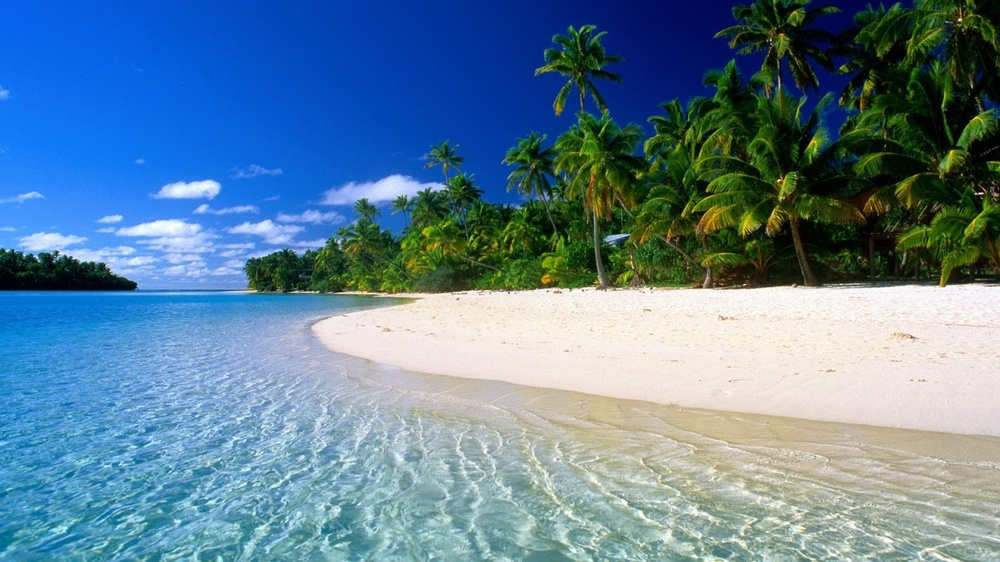
#> input picture assets/Imagens/beach_tropical_1920x1080.jpg, 1000 x 562 px, shrunk from 1600 x 900 before the run
$ python -i imagen.py   (imports and definitions only)
#> lines starting #> are read from the running program, lines starting #| are printed output that depends on the picture; after the words box and inside, x2 and y2 are one past the last pixel; in counts of white or black regions, pixels touching at a corner belong together
import cv2 as openCv
import numpy
from pathlib import Path
import os
from .InvalidFormatImage import InvalidFormatImage
from .saveImageError import SaveImageError

class Image:
    def __init__(self, image_path):

        # Verifica se o formato da imagem é adequado
        if not self.validationFormat(image_path):
            raise InvalidFormatImage("A imagem deve ser .jpg ou .png")

        # Faz a leitura da imagem
        data = openCv.imread(str(image_path))
#> data is the input picture: shape (562, 1000, 3); mean B, G, R 152.5, 129, 95.2

        # Verifica se foi possivel carregar a imagem
        if data is None:
            raise FileNotFoundError("Não foi possivel carregar a imagem!")
        else:
            self.imagem_data = numpy.array(data) # Converte para um numpy array

        # Nome da imagem
        self.nameImage = os.path.basename(image_path)
        self.BASEPAHT = Path(__file__).parent.parent.parent / "assets" / "Imagens" # Local para salvar os resultados dos filtros

    # [11 lines left out: function imageGrayScale, not called in this run]

    def _imageGrayScale(self):
        """Retorna o numpy array da imagem em escala de cinza"""
        grayImage = openCv.cvtColor(self.imagem_data, openCv.COLOR_BGR2GRAY) # Converte a imagem pra escala de cinza
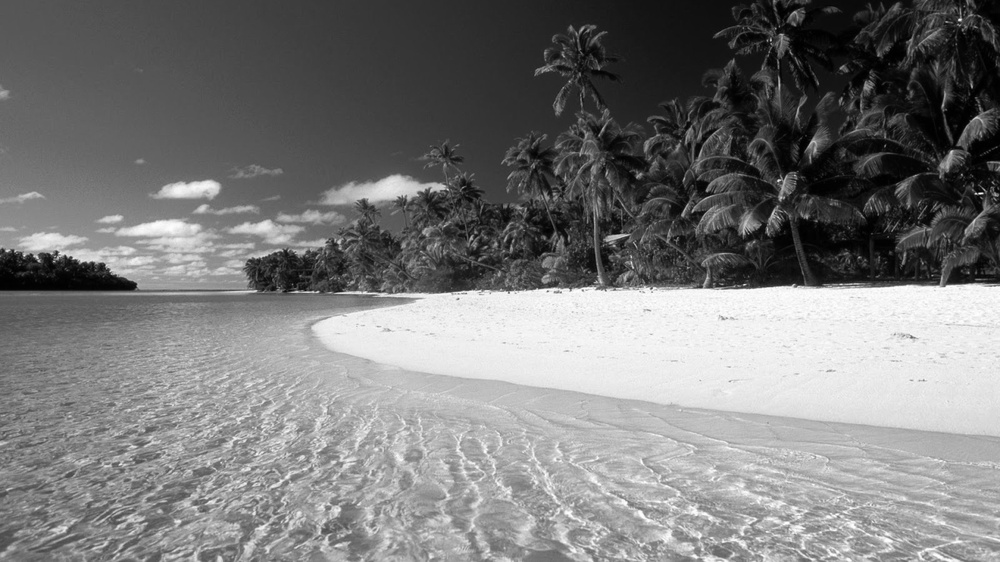
#> grayImage: shape (562, 1000); min 0, max 255, mean 121.6

        return numpy.array(grayImage)

    # [28 lines left out: functions binaryImage, negativeImage, not called in this run]

    def cartoonImage(self):
        """
        Aplica filtro cartoon na imagem e salva o resultado.
        Returns:
            str: local onde foi salvo o resultado.
        """

        gray_image = self._imageGrayScale()

        edges = openCv.adaptiveThreshold(
            gray_image,
            255,
            openCv.ADAPTIVE_THRESH_MEAN_C,
            openCv.THRESH_BINARY,
            9,
            9
        )
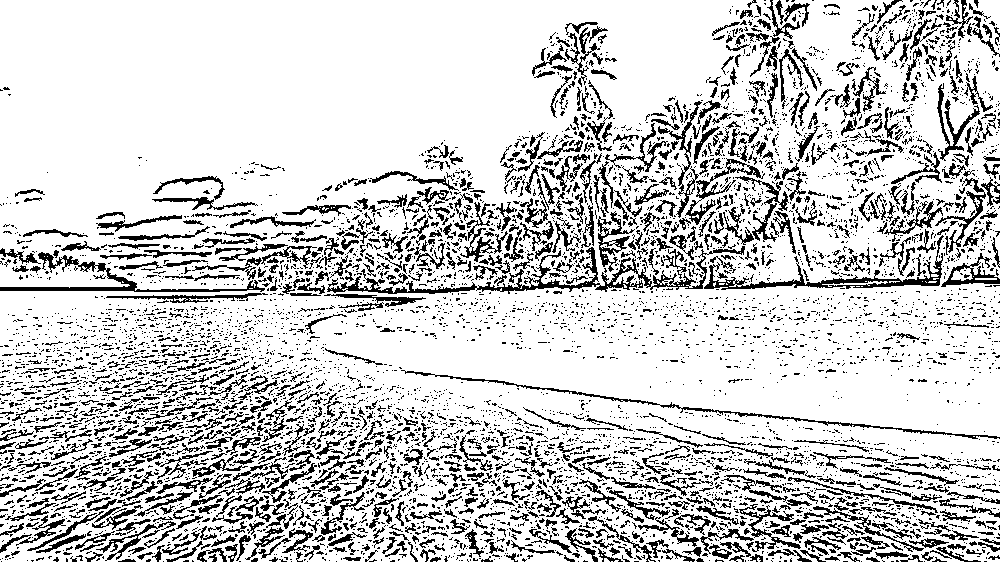
#> edges: shape (562, 1000); 80.6% white; black in thin lines or dots

        color = openCv.bilateralFilter(self.imagem_data, 9, 200, 200)

        cartoon = openCv.bitwise_and(color, color, mask = edges)
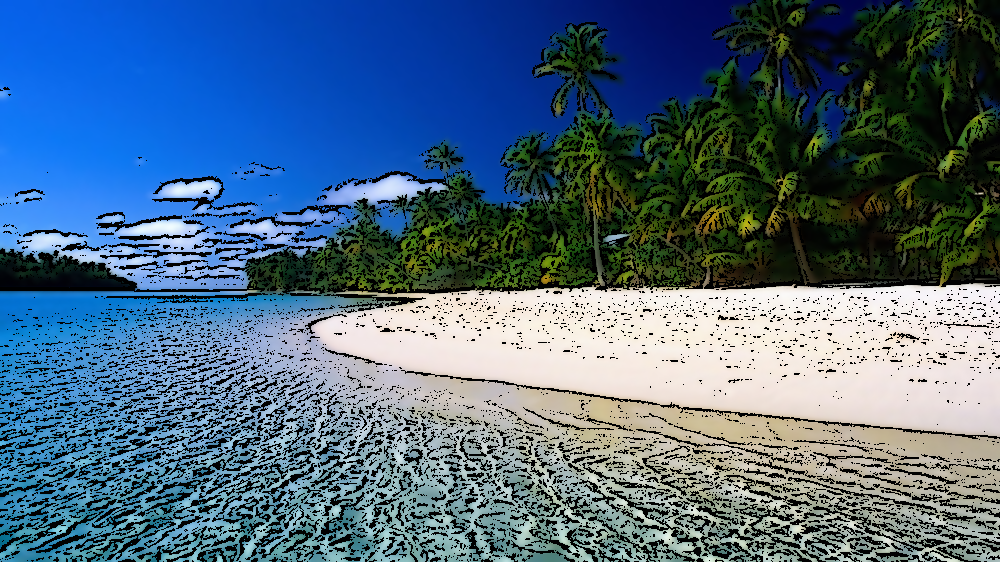
#> cartoon: shape (562, 1000, 3); mean B, G, R 129.4, 105.5, 77.6

        return self.saveImage(cartoon, "cartoon")

    # [28 lines left out: functions contourImage, blurredImage, not called in this run]

    def validationFormat(self, path_image: str):
        """
        Verifica o formato da imagem e retorna se é um formato valido
        Args:
            path_image (str): caminho da imagem que deve ser validada.

        Returns:
            bool: valor booleano que indica se a imagem é valida
        """

        extension = str(path_image).split(".")[-1]

        return (extension == "jpg" or extension == "png")

    def saveImage(self, image, filter: str):
        """
        Salva imagem no diretório padrão assets/Imagens.
        Args:
            image (numpy array): Matriz que representa a imagem.
            filter (str): filtro aplicado sobre a imagem.

        Raises:
            SaveImageError: Erro ao salvar imagem.

        Returns:
            str: Caminho onde a imagem foi salva.
        """

        imageName = f"{filter}_{self.nameImage}"
        savePath = str(self.BASEPAHT / imageName)

        if openCv.imwrite(savePath, image):
            return f"Imagem salva em: {savePath}"
        else:
            raise SaveImageError("Não foi possivel salvar a imagem!")


# [7 lines of commented-out code are left out]

>>> result = Image('../../assets/Imagens/beach_tropical_1920x1080.jpg').cartoonImage()

$ run again, on assets/Imagens/cartoon_image.jpg
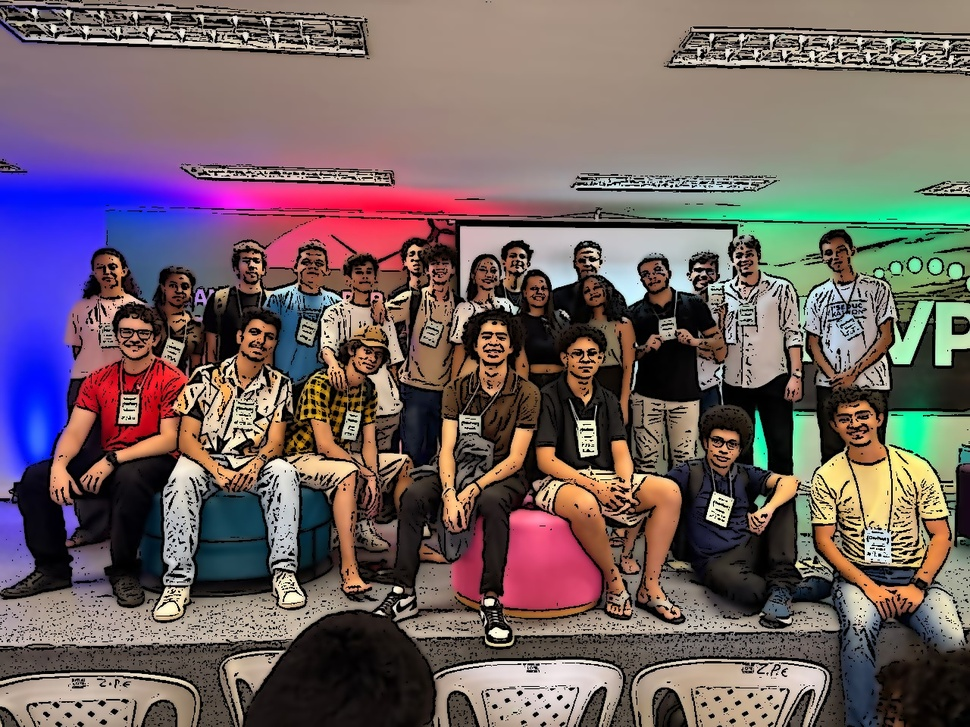
#> input picture assets/Imagens/cartoon_image.jpg, 970 x 727 px, shrunk from 1280 x 960 before the run
#> in __init__, data is the input picture: shape (727, 970, 3); mean B, G, R 99.2, 97.4, 112.7
#> in cartoonImage, `edges = openCv.adaptiveThreshold( gray_image, 255, openCv.ADAPTIVE_THR..`:
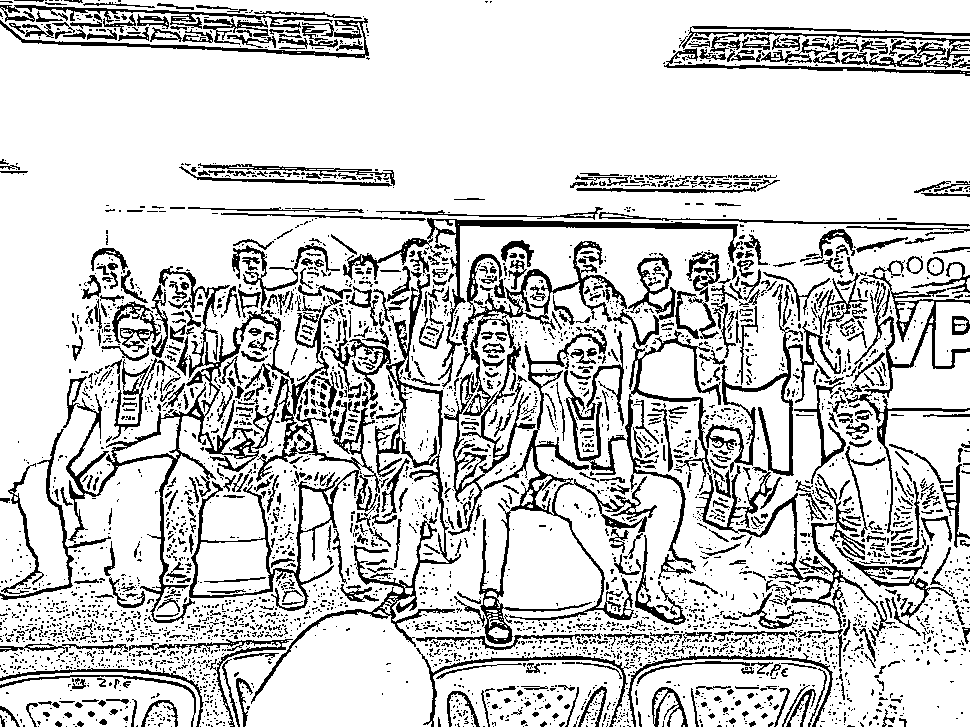
#> edges: shape (727, 970); 81.3% white; black in thin lines or dots
#> in cartoonImage, `cartoon = openCv.bitwise_and(color, color, mask = edges)`:
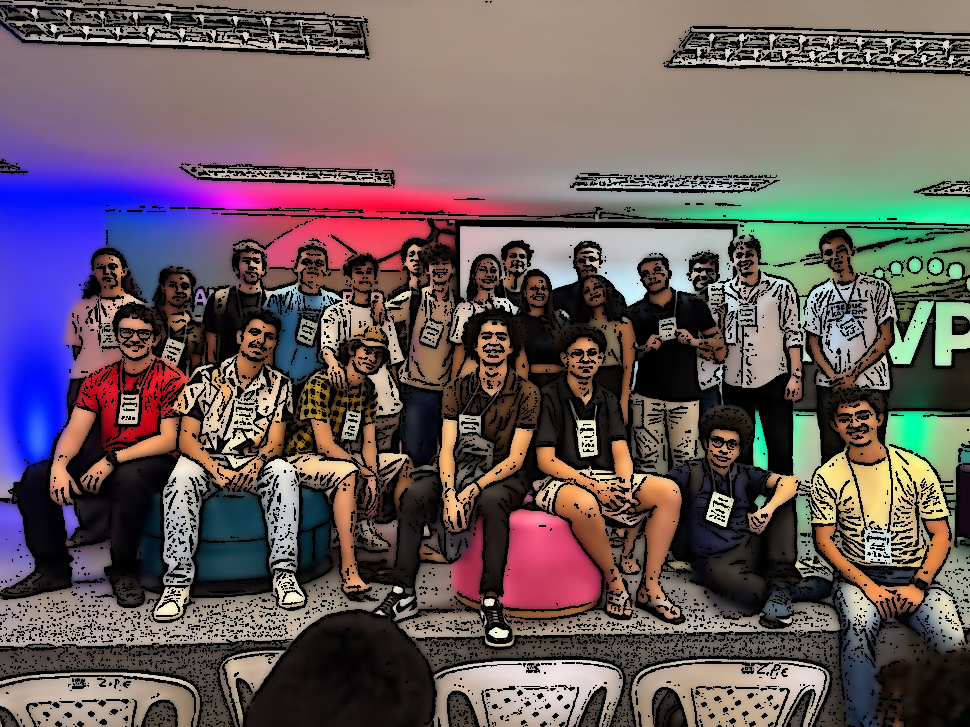
#> cartoon: shape (727, 970, 3); mean B, G, R 91.9, 89.3, 102.7

$ run again, on assets/Imagens/image.jpg
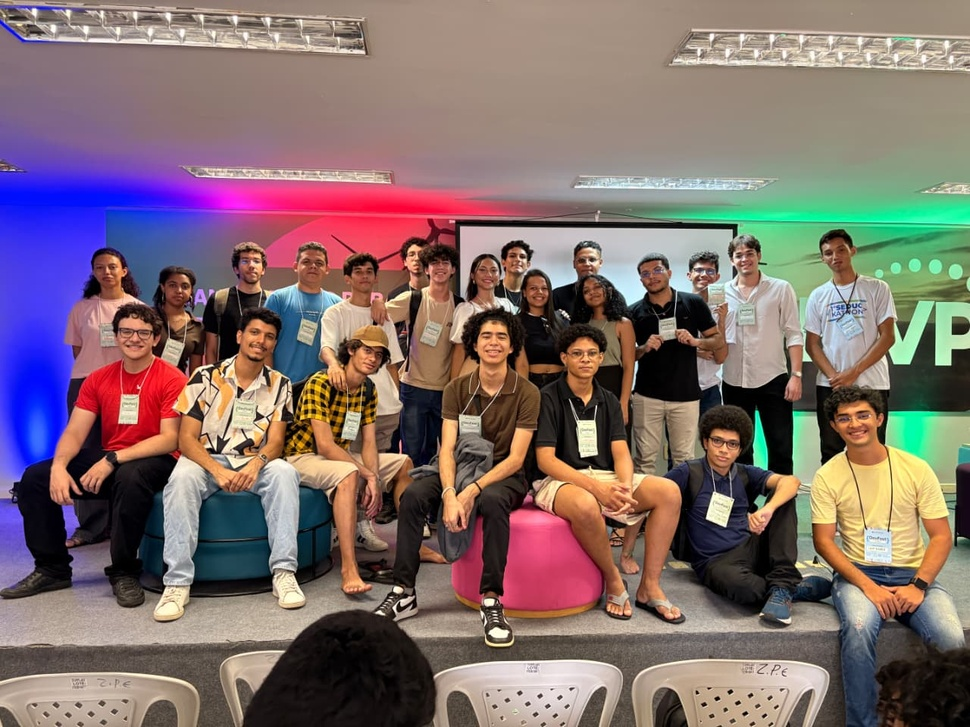
#> input picture assets/Imagens/image.jpg, 970 x 727 px, shrunk from 1280 x 960 before the run
#> in __init__, data is the input picture: shape (727, 970, 3); mean B, G, R 109.5, 110.1, 128.7
#> in cartoonImage, `edges = openCv.adaptiveThreshold( gray_image, 255, openCv.ADAPTIVE_THR..`:
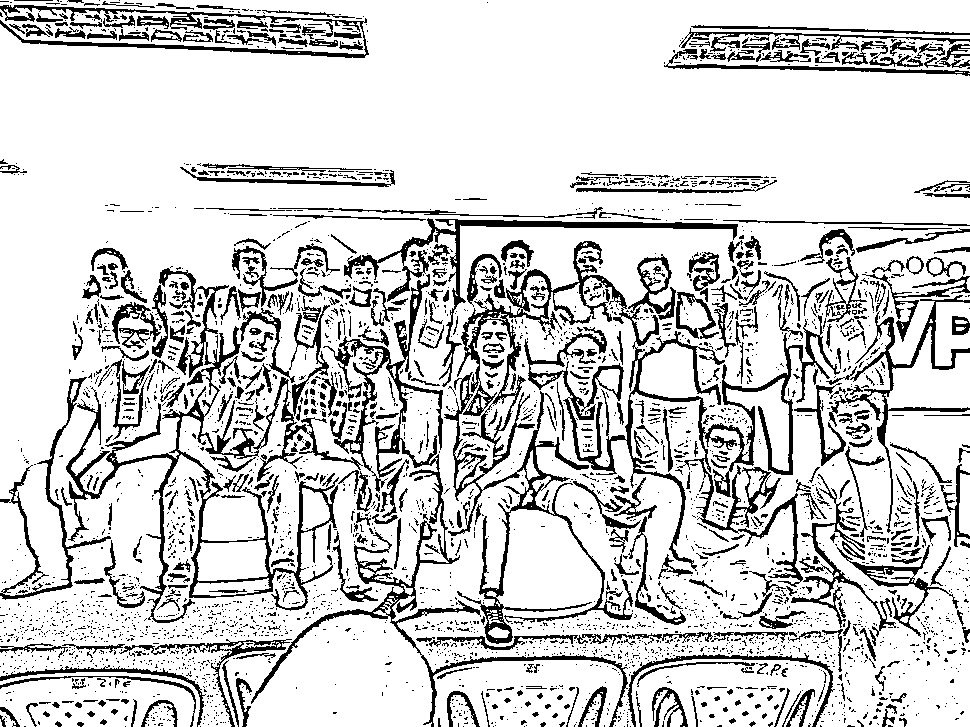
#> edges: shape (727, 970); 82.2% white; 3592 black regions (2992 under 20 px), largest, box (x1, y1, x2, y2) and area: (444, 241, 840, 644) 20978, (66, 268, 363, 623) 10055, (251, 274, 628, 727) 8607
#> in cartoonImage, `cartoon = openCv.bitwise_and(color, color, mask = edges)`:
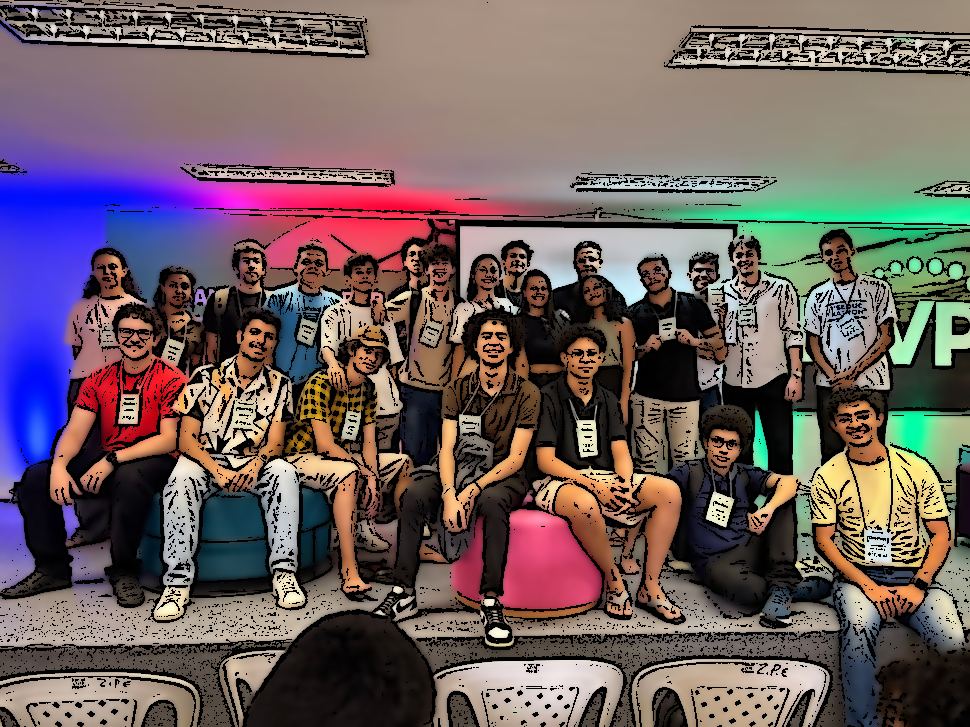
#> cartoon: shape (727, 970, 3); mean B, G, R 96, 94.9, 110.1

$ run again, on assets/Imagens/negative_image.jpg
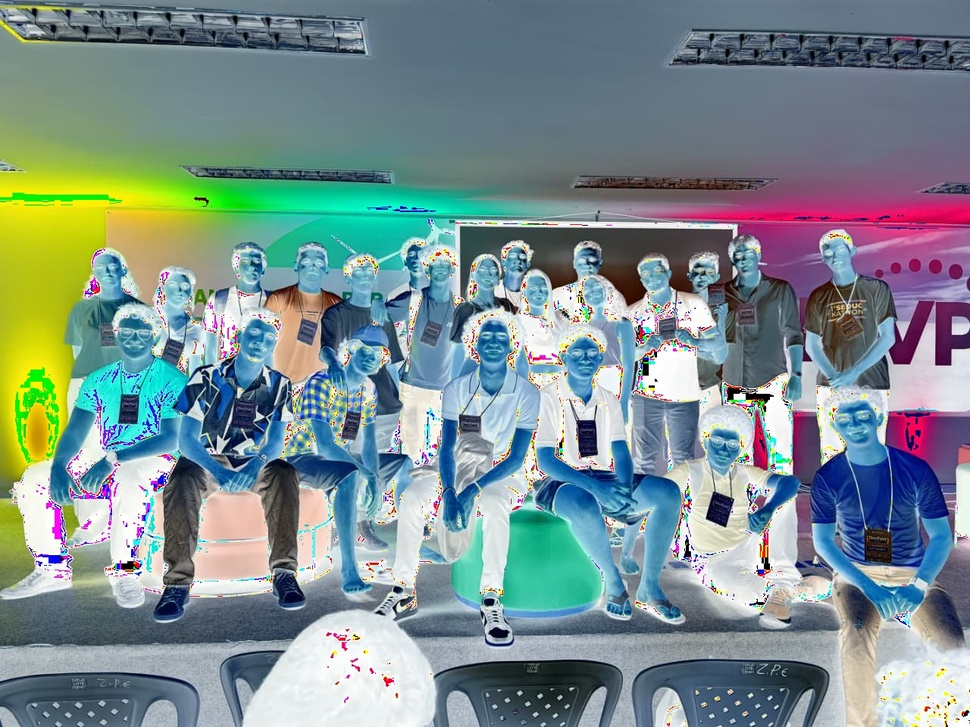
#> input picture assets/Imagens/negative_image.jpg, 970 x 727 px, shrunk from 1280 x 960 before the run
#> in __init__, data is the input picture: shape (727, 970, 3); mean B, G, R 142.9, 142.5, 124.1
#> in cartoonImage, `edges = openCv.adaptiveThreshold( gray_image, 255, openCv.ADAPTIVE_THR..`:
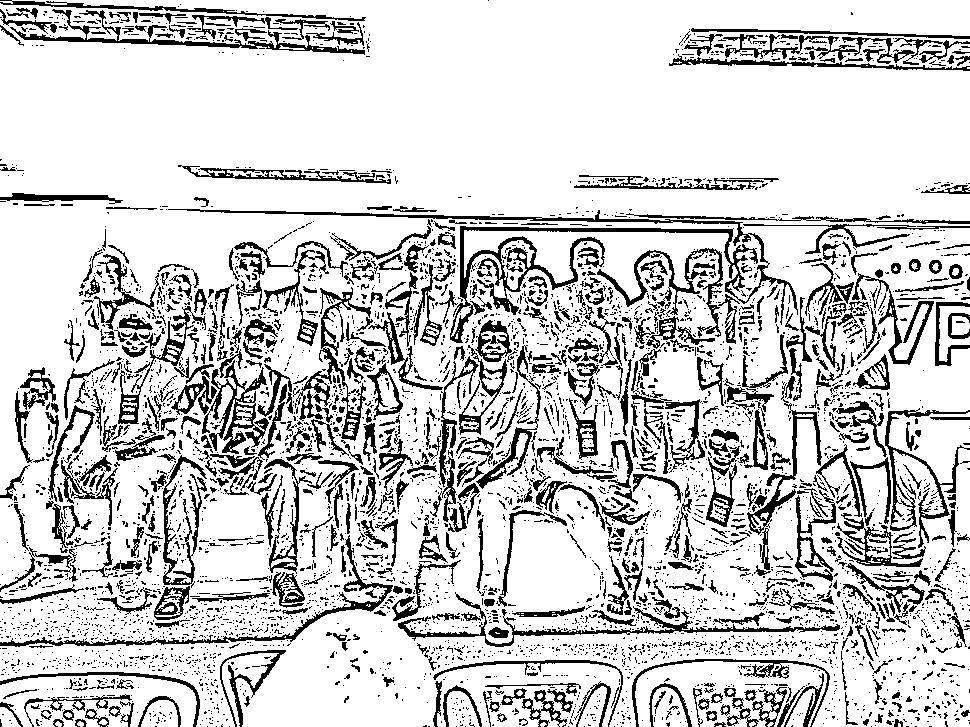
#> edges: shape (727, 970); 81.2% white; 4950 black regions (4212 under 20 px), largest, box (x1, y1, x2, y2) and area: (168, 209, 798, 343) 6541, (398, 592, 840, 647) 2274, (10, 9, 365, 55) 2083
#> in cartoonImage, `cartoon = openCv.bitwise_and(color, color, mask = edges)`:
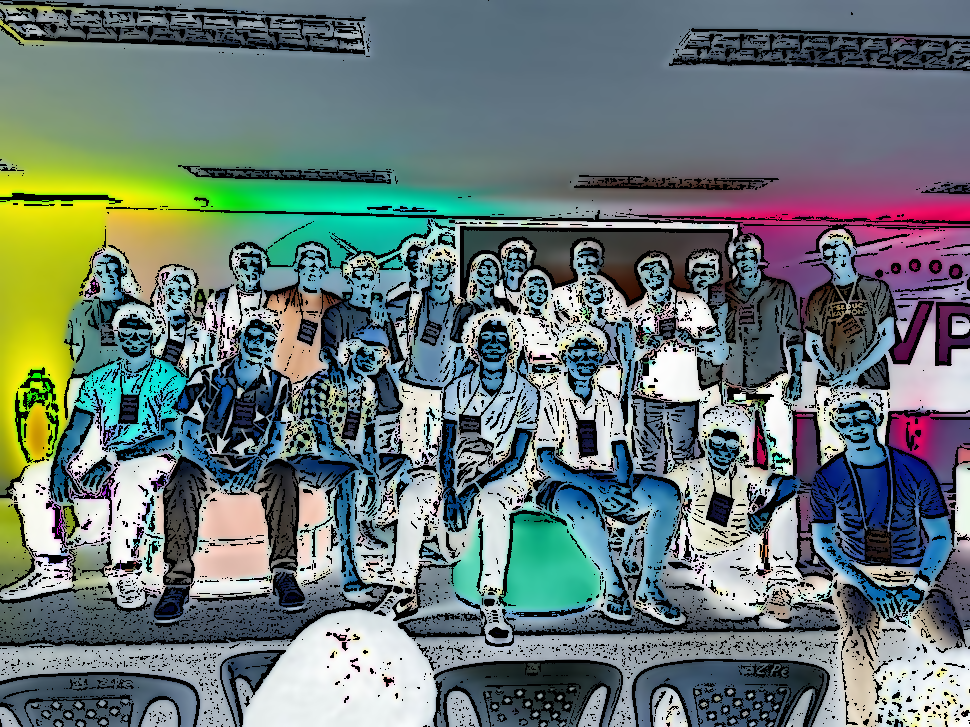
#> cartoon: shape (727, 970, 3); mean B, G, R 119.2, 121.5, 106.8
